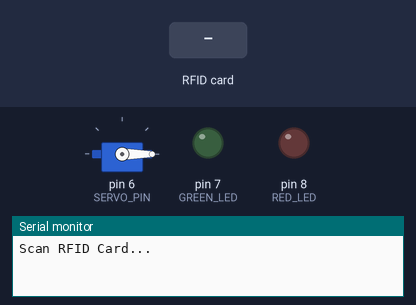
Simulated run of this sketch. Board: Arduino Uno, built with avr-gcc and run on an emulated ATmega328P. Shown: servo, output pins drawn as LEDs (lit = HIGH), the last lines printed to the serial monitor. The test bench sets the inputs (shaded band). Pins used as bus, display or sensor lines are not drawn.

Above: at 1.2 s.
1.3 s: RFID card 13 D3 09 27 held to the reader
At 1.9 s:
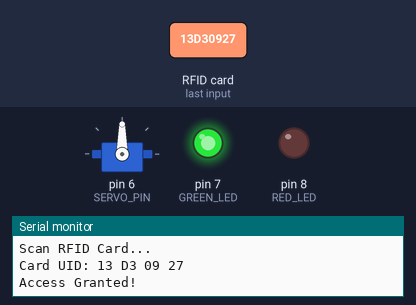
Timing chart, 0 to 7.8 s (numbered marks = the images above; inputs shaded):
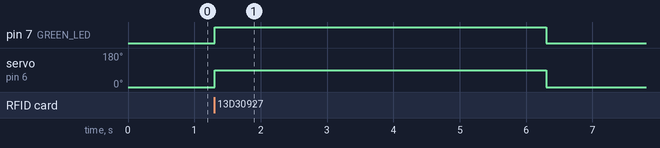

The sketch:

RFID_Parking_Gate.ino
```cpp
#include <SPI.h>
#include <MFRC522.h>
#include <Servo.h>

#define SS_PIN 10
#define RST_PIN 9
#define SERVO_PIN 6
#define GREEN_LED 7
#define RED_LED 8

MFRC522 rfid(SS_PIN, RST_PIN);
Servo doorServo;

// Permitted and Denied Card UIDs
byte permittedUID[] = {0x13, 0xD3, 0x09, 0x27};
byte deniedUID[] = {0x11, 0x16, 0xF5, 0x7B};

void setup() {
    Serial.begin(9600);
    SPI.begin();
    rfid.PCD_Init();
    doorServo.attach(SERVO_PIN);
    pinMode(GREEN_LED, OUTPUT);
    pinMode(RED_LED, OUTPUT);
    digitalWrite(GREEN_LED, LOW);
    digitalWrite(RED_LED, LOW);
    doorServo.write(0); // Initial position
    Serial.println("Scan RFID Card...");
}

void loop() {
    if (!rfid.PICC_IsNewCardPresent() || !rfid.PICC_ReadCardSerial()) {
        return;
    }

    Serial.print("Card UID: ");
    bool isPermitted = true;

    for (byte i = 0; i < rfid.uid.size; i++) {
        Serial.print(rfid.uid.uidByte[i] < 0x10 ? "0" : "");
        Serial.print(rfid.uid.uidByte[i], HEX);
        Serial.print(" ");

        if (rfid.uid.uidByte[i] != permittedUID[i]) {
            isPermitted = false;
        }
    }
    Serial.println();

    if (isPermitted) {
        Serial.println("Access Granted!");
        digitalWrite(GREEN_LED, HIGH);
        digitalWrite(RED_LED, LOW);
        doorServo.write(90);  // Open Door
        delay(5000); // Keep it open for 5 seconds
        doorServo.write(0);   // Close Door
        digitalWrite(GREEN_LED, LOW);
    } else {
        Serial.println("Access Denied!");
        digitalWrite(RED_LED, HIGH);
        digitalWrite(GREEN_LED, LOW);
        delay(2000);
        digitalWrite(RED_LED, LOW);
    }

    rfid.PICC_HaltA();
    rfid.PCD_StopCrypto1();
}
```

Measured:
- after the input at 1.3 s, pin 7 (GREEN_LED): LOW → HIGH at once, → LOW 5.0 s later; servo on pin 6 (SERVO_PIN): 0° → 90° at once, → 0° 5.0 s later
